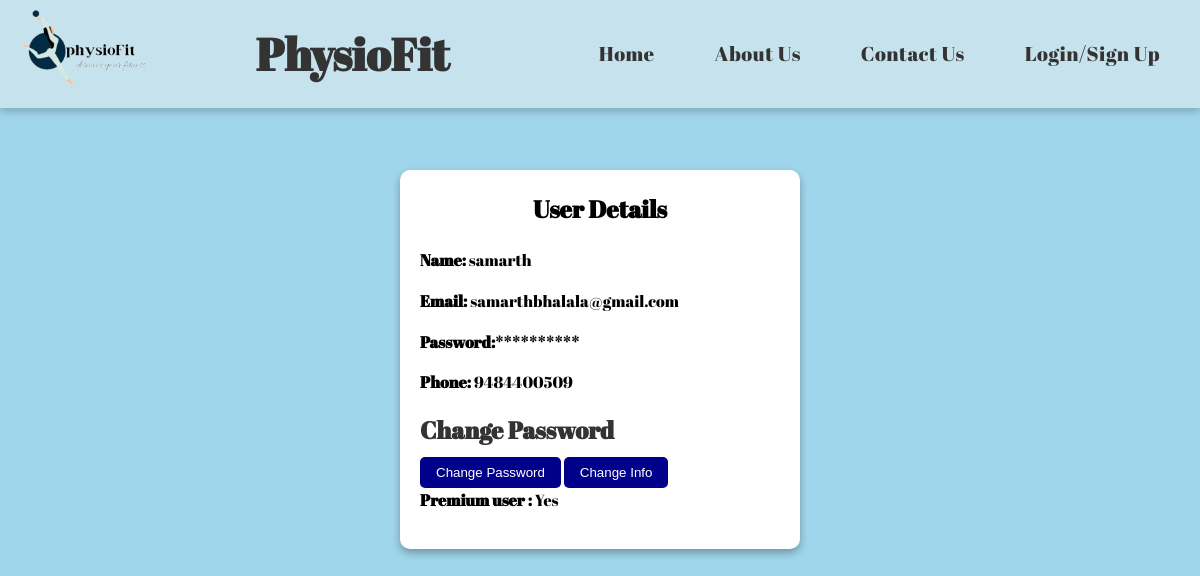
Page /profile.php (signed in) on the committed database.
### tables this page shows
CREATE TABLE `signup` (
  `id` int(11) NOT NULL,
  `email` varchar(255) NOT NULL,
  `username` varchar(255) NOT NULL,
  `pass` varchar(255) NOT NULL,
  `phone` varchar(10) NOT NULL,
  `premium` tinyint(1) NOT NULL
);

### profile.php (the view, shortened to what this page needs)
<?php
require_once 'conn.php';
?>
<!DOCTYPE html>
<html>
<head>
</head>
<body>
    <header>
        <nav>
            <div class="logo">
                <img src="img/LOGO_1.PNG" alt="Logo">
            </div>
            <div class="name">
                <h1>PhysioFit</h1>
            </div>
            <ul>
                <li><a class="nav-link" href="index.php">Home</a></li>
                <li><a class="nav-link" href="aboutus.php">About Us</a></li>
                <li><a class="nav-link" href="contactus.php">Contact Us</a></li>
                <?php
                if (isset($_SESSION['stat']) && $_SESSION['stat'] == 1) {
                    echo '<li><a class="nav-link" href="profile.php">Profile</a></li>';
                    echo '<li><a class="nav-link" href="logout.php">Logout</a></li>';
                } else {
                    echo '<li><a class="nav-link" href="loginsignup.php">Login/Sign Up</a></li>';
                }
                ?>
            </ul>
        </nav>
    </header>
    <main>
        <?php
        $user_id = $_SESSION['username'];
        $sql = "SELECT username, email, pass, phone, premium FROM signup  WHERE username = '$user_id'";
        $result = $con->query($sql);
        if ($result->num_rows > 0) {
            $row = $result->fetch_assoc();
            $username = $row["username"];
            $email = $row["email"];
            $phone=$row["phone"];
        } else {
            echo "No user found with that ID.";
        }
        ?>
        <body>
    <div class="card">
        <h2>User Details</h2>
        <p><strong>Name:  </strong><?php echo $username?></p>
        <p><strong>Email: </strong><?php echo $email?></p>
        <p><strong>Password:</strong><?php
                $pss=$_SESSION['pass'];
                echo str_replace($pss,"**********",$pss);
            ?></p>
        <p><strong>Phone: </strong><?php echo $phone?></p>
        <div class="change-password">
        <h3 class="info-title">Change Password</h3>
        <form class="frmm" action="chng_pass.php" method="POST">
          <button type="submit" class="change-password-btn">Change Password</button>
        </form>
        <form class="frmm" action="edit_info.php" method="POST">
          <button type="submit" class="change-password-btn">Change Info</button>
        </form>
      </div>
        <p><strong>Premium user : </strong> <?php
        if  (isset($_SESSION['premium'])){
            echo "Yes";
        }
        else
        {
            echo "No";
        ?></p>
        <a href="premium.php" ><h2>Want to buy premium ? click here</h2><a>
           <?php } ?>
    </div>
</body>
</main>
    </body>
</html>

### profile.php (style rules this page uses)
* { margin: 0; padding: 0; box-sizing: border-box; }
body { font-family: 'Abril Fatface', cursive; line-height: 1.6; overflow-x: hidden; margin: 0; background: #a0d6eb; }
main { margin-top: 50px; padding: 20px; background: transparent; }
header { background: rgba(255, 248, 241, 0.4); color: #333; padding: 0; position: fixed; top: 0; left: 0; width: 100%; z-index: 10; box-shadow: 0 4px 8px rgba(0, 0, 0, 0.2); }
nav { display: flex; justify-content: space-between; align-items: center; padding: 10px 20px; color: #333; }
.logo img { max-height: 80px; }
.name h1 { font-family: 'Abril Fatface', cursive; font-size: 45px; color: #333; }
ul { list-style: none; display: flex; padding: 0; margin: 0; }
ul li { margin-left: 20px; }
.nav-link { text-decoration: none; font-size: 20px; color: #333; padding: 10px 20px; border-radius: 10px; font-family: 'Abril Fatface', cursive; letter-spacing: 0.5px; transition: background-color 0.3s ease, color 0.3s ease, transform 0.3s ease; }
.card { background-color: #fff; padding: 20px; border-radius: 10px; box-shadow: 0 4px 8px rgba(0, 0, 0, 0.3); max-width: 400px; margin: 100px auto; }
.card h2 { text-align: center; margin-bottom: 20px; font-size: 24px; font-weight: bold; }
.card p { margin-bottom: 15px; }
.change-password-btn { padding: 0.5rem 1rem; background-color: darkblue; color: #fff; border: none; border-radius: 5px; cursor: pointer; transition: background-color 0.3s ease-in-out; }
.frmm { display:inline; }
.info-title { font-size: 1.5rem; margin-bottom: 0.5rem; color: #333; }

### rows in the picture
signup: username "samarth", email "samarthbhalala@gmail.com", phone "9484400509"

### other values in the picture
str_replace($pss,"**********",$pss) "**********"
